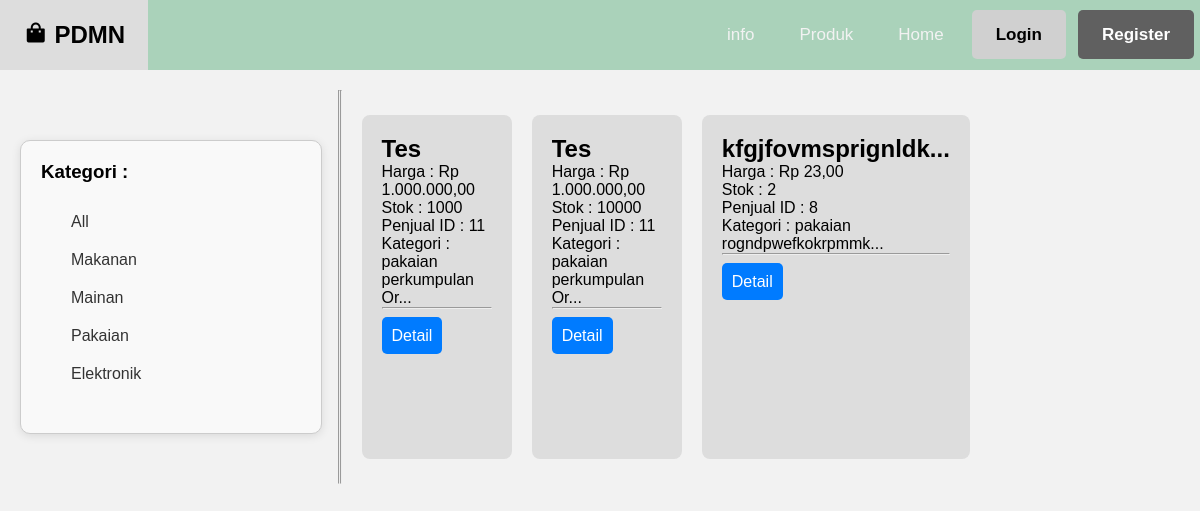
/?url=pakaian, run on the app's committed database.
### tables this page shows
CREATE TABLE `produk` (
  `id` int(11) NOT NULL,
  `id_penjual` int(11) NOT NULL,
  `nama` text NOT NULL,
  `deskripsi` text DEFAULT NULL,
  `namaq` varchar(30) NOT NULL,
  `descq` varchar(30) NOT NULL,
  `harga` decimal(10,2) NOT NULL,
  `stok` int(11) NOT NULL,
  `kategori` enum('makanan','mainan','pakaian','elektronik') NOT NULL
);

### zpakaian.php (the view, shortened to what this page needs)
<?php
include 'produk.php';
?>
<hr>
<hr>
<main class="fcontainer">
    <?php
    $sql = "SELECT id, nama, harga, stok, id_penjual, deskripsi, kategori, namaq, descq FROM produk WHERE kategori = 'Pakaian' ORDER BY id DESC";
    $query = mysqli_query($koneksi, $sql);
    while ($data = mysqli_fetch_assoc($query)) {
        echo "
<div class='fbox'>
    <div class='produk'>
        <h2>" . htmlspecialchars($data['namaq']) . "</h2>
        <p>Harga : Rp " . number_format($data['harga'], 2, ',', '.') . "</p>
        <p>Stok : " . htmlspecialchars($data['stok']) . "</p>
        <p>Penjual ID : " . htmlspecialchars($data['id_penjual']) . "</p>
        <p>Kategori : " . htmlspecialchars($data['kategori']) . "</p>
        <p>" . htmlspecialchars($data['descq']) . "</p>
        <hr>
        <br>
        <a href='index.php?url=detail&id={$data['id']}' class='btn' style='text-decoration: none; margin-right:1rem;'>Detail</a>";
        echo '
    </div>
</div>';
    }
    echo "</main></div>";

### style.css (style rules this page uses)
* { padding: 0; margin: 0; }
body { font-family: Arial, sans-serif; background-color: #f2f2f2; }
.fcontainer { display: grid; grid-template-columns: repeat( 4, 1fr ); gap: 20px; }
main { flex: 3; padding: 20px; margin-right: 20px; }
.fbox { background-color: #ddd; margin: 5px 0; padding: 20px; border-radius: 0.5rem; }
.btn { background-color: #007bff; color: white; padding: 10px; border: none; border-radius: 5px; cursor: pointer; font-size: 16px; }

### data on the page
produk: namaq "Tes", harga "1.000.000,00", stok "1000", id_penjual "11", kategori "pakaian", descq "perkumpulan Or..."
produk: namaq "Tes", harga "1.000.000,00", stok "10000", id_penjual "11", kategori "pakaian", descq "perkumpulan Or..."
produk: namaq "kfgjfovmsprignldk...", harga "23,00", stok "2", id_penjual "8", kategori "pakaian", descq "rogndpwefkokrpmmk..."
